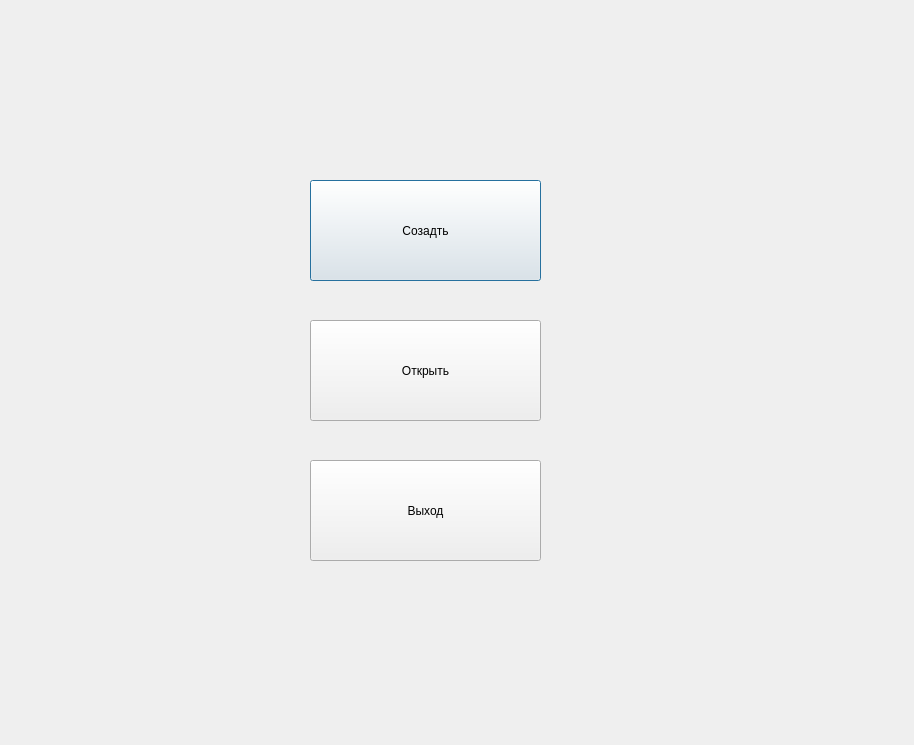
<?xml version="1.0" encoding="UTF-8"?>
<ui version="4.0">
 <class>dialog</class>
 <widget class="QDialog" name="dialog">
  <property name="geometry">
   <rect>
    <x>0</x>
    <y>0</y>
    <width>914</width>
    <height>745</height>
   </rect>
  </property>
  <property name="windowTitle">
   <string>Черновик</string>
  </property>
  <widget class="QPushButton" name="pushButton">
   <property name="geometry">
    <rect>
     <x>310</x>
     <y>180</y>
     <width>231</width>
     <height>101</height>
    </rect>
   </property>
   <property name="text">
    <string>Созадть</string>
   </property>
  </widget>
  <widget class="QPushButton" name="pushButton_2">
   <property name="geometry">
    <rect>
     <x>310</x>
     <y>320</y>
     <width>231</width>
     <height>101</height>
    </rect>
   </property>
   <property name="text">
    <string>Открыть</string>
   </property>
  </widget>
  <widget class="QPushButton" name="pushButton_3">
   <property name="geometry">
    <rect>
     <x>310</x>
     <y>460</y>
     <width>231</width>
     <height>101</height>
    </rect>
   </property>
   <property name="text">
    <string>Выход</string>
   </property>
  </widget>
 </widget>
 <resources/>
 <connections/>
</ui>
